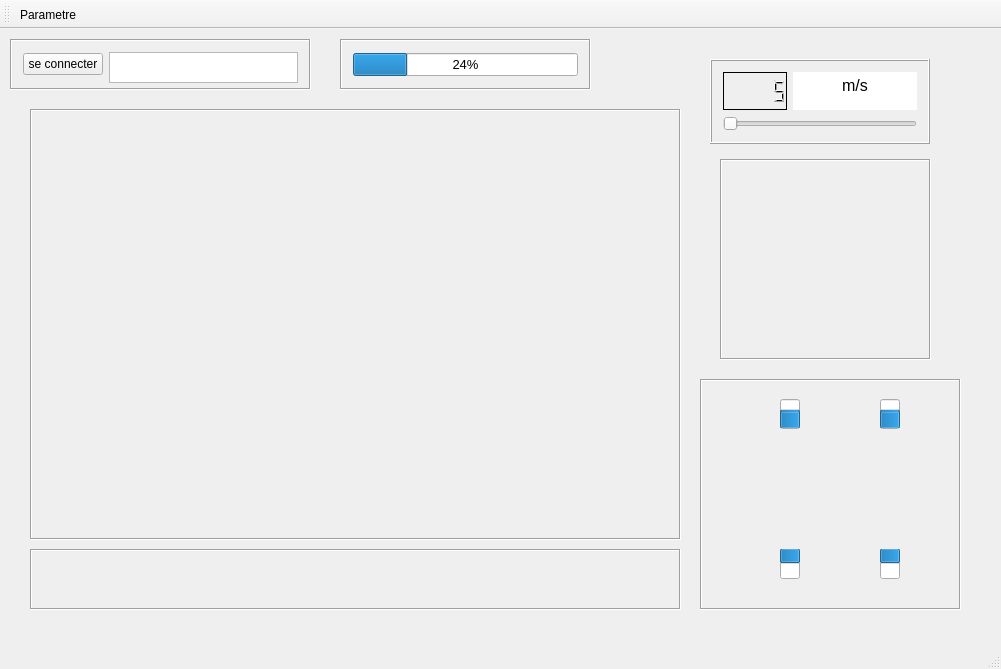
<?xml version="1.0" encoding="UTF-8"?>
<ui version="4.0">
 <class>MainWindow</class>
 <widget class="QMainWindow" name="MainWindow">
  <property name="geometry">
   <rect>
    <x>0</x>
    <y>0</y>
    <width>1001</width>
    <height>669</height>
   </rect>
  </property>
  <property name="windowTitle">
   <string>MainWindow</string>
  </property>
  <widget class="QWidget" name="centralWidget">
   <widget class="QFrame" name="Frame_connexion">
    <property name="geometry">
     <rect>
      <x>10</x>
      <y>10</y>
      <width>301</width>
      <height>51</height>
     </rect>
    </property>
    <property name="frameShape">
     <enum>QFrame::Box</enum>
    </property>
    <property name="frameShadow">
     <enum>QFrame::Sunken</enum>
    </property>
    <layout class="QGridLayout" name="gridLayout_2">
     <item row="0" column="0">
      <widget class="QPushButton" name="boutonConnexion">
       <property name="text">
        <string>se connecter</string>
       </property>
      </widget>
     </item>
     <item row="0" column="1">
      <widget class="QTextBrowser" name="IndicConnexion">
       <property name="minimumSize">
        <size>
         <width>0</width>
         <height>31</height>
        </size>
       </property>
       <property name="font">
        <font>
         <kerning>true</kerning>
        </font>
       </property>
      </widget>
     </item>
    </layout>
   </widget>
   <widget class="QFrame" name="batterie">
    <property name="geometry">
     <rect>
      <x>340</x>
      <y>10</y>
      <width>251</width>
      <height>51</height>
     </rect>
    </property>
    <property name="frameShape">
     <enum>QFrame::Box</enum>
    </property>
    <property name="frameShadow">
     <enum>QFrame::Sunken</enum>
    </property>
    <layout class="QHBoxLayout" name="horizontalLayout">
     <item>
      <widget class="QProgressBar" name="progressBar">
       <property name="font">
        <font>
         <family>MS Sans Serif</family>
         <pointsize>10</pointsize>
        </font>
       </property>
       <property name="layoutDirection">
        <enum>Qt::LeftToRight</enum>
       </property>
       <property name="value">
        <number>24</number>
       </property>
      </widget>
     </item>
    </layout>
   </widget>
   <widget class="QFrame" name="camera">
    <property name="geometry">
     <rect>
      <x>30</x>
      <y>80</y>
      <width>651</width>
      <height>431</height>
     </rect>
    </property>
    <property name="frameShape">
     <enum>QFrame::Box</enum>
    </property>
    <property name="frameShadow">
     <enum>QFrame::Sunken</enum>
    </property>
   </widget>
   <widget class="QFrame" name="commandes">
    <property name="geometry">
     <rect>
      <x>720</x>
      <y>130</y>
      <width>211</width>
      <height>201</height>
     </rect>
    </property>
    <property name="frameShape">
     <enum>QFrame::Box</enum>
    </property>
    <property name="frameShadow">
     <enum>QFrame::Sunken</enum>
    </property>
    <layout class="QGridLayout" name="gridLayout">
     <item row="1" column="1">
      <widget class="QPushButton" name="boutonStop">
       <property name="text">
        <string/>
       </property>
       <property name="icon">
        <iconset resource="image.qrc">
         <normaloff>:/Image/stop.png</normaloff>:/Image/stop.png</iconset>
       </property>
       <property name="iconSize">
        <size>
         <width>50</width>
         <height>50</height>
        </size>
       </property>
       <property name="shortcut">
        <string>Space</string>
       </property>
       <property name="autoDefault">
        <bool>false</bool>
       </property>
       <property name="default">
        <bool>false</bool>
       </property>
       <property name="flat">
        <bool>true</bool>
       </property>
      </widget>
     </item>
     <item row="0" column="1">
      <widget class="QPushButton" name="boutonHaut">
       <property name="text">
        <string/>
       </property>
       <property name="icon">
        <iconset resource="image.qrc">
         <normaloff>:/Image/Fleche haut.png</normaloff>:/Image/Fleche haut.png</iconset>
       </property>
       <property name="iconSize">
        <size>
         <width>50</width>
         <height>50</height>
        </size>
       </property>
       <property name="shortcut">
        <string>Z, Up</string>
       </property>
       <property name="autoDefault">
        <bool>false</bool>
       </property>
       <property name="default">
        <bool>false</bool>
       </property>
       <property name="flat">
        <bool>true</bool>
       </property>
      </widget>
     </item>
     <item row="2" column="1">
      <widget class="QPushButton" name="boutonBas">
       <property name="text">
        <string/>
       </property>
       <property name="icon">
        <iconset resource="image.qrc">
         <normaloff>:/Image/Fleche bas.png</normaloff>:/Image/Fleche bas.png</iconset>
       </property>
       <property name="iconSize">
        <size>
         <width>50</width>
         <height>50</height>
        </size>
       </property>
       <property name="shortcut">
        <string>Down, S</string>
       </property>
       <property name="autoDefault">
        <bool>false</bool>
       </property>
       <property name="default">
        <bool>false</bool>
       </property>
       <property name="flat">
        <bool>true</bool>
       </property>
      </widget>
     </item>
     <item row="1" column="0">
      <widget class="QPushButton" name="boutonGauche">
       <property name="text">
        <string/>
       </property>
       <property name="icon">
        <iconset resource="image.qrc">
         <normaloff>:/Image/Fleche gauche.png</normaloff>:/Image/Fleche gauche.png</iconset>
       </property>
       <property name="iconSize">
        <size>
         <width>50</width>
         <height>50</height>
        </size>
       </property>
       <property name="shortcut">
        <string>Left, Q</string>
       </property>
       <property name="autoDefault">
        <bool>false</bool>
       </property>
       <property name="default">
        <bool>false</bool>
       </property>
       <property name="flat">
        <bool>true</bool>
       </property>
      </widget>
     </item>
     <item row="1" column="2">
      <widget class="QPushButton" name="boutonDroite">
       <property name="text">
        <string/>
       </property>
       <property name="icon">
        <iconset resource="image.qrc">
         <normaloff>:/Image/Fleche droite.png</normaloff>:/Image/Fleche droite.png</iconset>
       </property>
       <property name="iconSize">
        <size>
         <width>50</width>
         <height>50</height>
        </size>
       </property>
       <property name="shortcut">
        <string>Right, D</string>
       </property>
       <property name="autoDefault">
        <bool>false</bool>
       </property>
       <property name="default">
        <bool>false</bool>
       </property>
       <property name="flat">
        <bool>true</bool>
       </property>
      </widget>
     </item>
    </layout>
   </widget>
   <widget class="QFrame" name="capteurIr">
    <property name="geometry">
     <rect>
      <x>700</x>
      <y>350</y>
      <width>261</width>
      <height>231</height>
     </rect>
    </property>
    <property name="frameShape">
     <enum>QFrame::Box</enum>
    </property>
    <property name="frameShadow">
     <enum>QFrame::Sunken</enum>
    </property>
    <widget class="QPushButton" name="Voiture">
     <property name="enabled">
      <bool>false</bool>
     </property>
     <property name="geometry">
      <rect>
       <x>90</x>
       <y>40</y>
       <width>91</width>
       <height>151</height>
      </rect>
     </property>
     <property name="font">
      <font>
       <kerning>true</kerning>
      </font>
     </property>
     <property name="text">
      <string/>
     </property>
     <property name="icon">
      <iconset resource="image.qrc">
       <normaloff>:/Image/voiture.png</normaloff>:/Image/voiture.png</iconset>
     </property>
     <property name="iconSize">
      <size>
       <width>150</width>
       <height>150</height>
      </size>
     </property>
     <property name="shortcut">
      <string notr="true"/>
     </property>
     <property name="checkable">
      <bool>false</bool>
     </property>
     <property name="autoDefault">
      <bool>false</bool>
     </property>
     <property name="default">
      <bool>false</bool>
     </property>
     <property name="flat">
      <bool>true</bool>
     </property>
    </widget>
    <widget class="QProgressBar" name="IndicDevantGauche">
     <property name="geometry">
      <rect>
       <x>80</x>
       <y>20</y>
       <width>20</width>
       <height>30</height>
      </rect>
     </property>
     <property name="value">
      <number>50</number>
     </property>
     <property name="textVisible">
      <bool>false</bool>
     </property>
     <property name="orientation">
      <enum>Qt::Vertical</enum>
     </property>
     <property name="textDirection">
      <enum>QProgressBar::BottomToTop</enum>
     </property>
     <property name="format">
      <string/>
     </property>
    </widget>
    <widget class="QProgressBar" name="IndicDevantDroite">
     <property name="geometry">
      <rect>
       <x>180</x>
       <y>20</y>
       <width>20</width>
       <height>30</height>
      </rect>
     </property>
     <property name="value">
      <number>50</number>
     </property>
     <property name="textVisible">
      <bool>false</bool>
     </property>
     <property name="orientation">
      <enum>Qt::Vertical</enum>
     </property>
     <property name="textDirection">
      <enum>QProgressBar::BottomToTop</enum>
     </property>
     <property name="format">
      <string/>
     </property>
    </widget>
    <widget class="QProgressBar" name="IndicDerriereDroite">
     <property name="geometry">
      <rect>
       <x>180</x>
       <y>170</y>
       <width>20</width>
       <height>30</height>
      </rect>
     </property>
     <property name="value">
      <number>50</number>
     </property>
     <property name="textVisible">
      <bool>false</bool>
     </property>
     <property name="orientation">
      <enum>Qt::Vertical</enum>
     </property>
     <property name="invertedAppearance">
      <bool>true</bool>
     </property>
     <property name="textDirection">
      <enum>QProgressBar::BottomToTop</enum>
     </property>
     <property name="format">
      <string/>
     </property>
    </widget>
    <widget class="QProgressBar" name="IndicDerriereGauche">
     <property name="geometry">
      <rect>
       <x>80</x>
       <y>170</y>
       <width>20</width>
       <height>30</height>
      </rect>
     </property>
     <property name="value">
      <number>50</number>
     </property>
     <property name="textVisible">
      <bool>false</bool>
     </property>
     <property name="orientation">
      <enum>Qt::Vertical</enum>
     </property>
     <property name="invertedAppearance">
      <bool>true</bool>
     </property>
     <property name="textDirection">
      <enum>QProgressBar::BottomToTop</enum>
     </property>
     <property name="format">
      <string/>
     </property>
    </widget>
   </widget>
   <widget class="QFrame" name="odometrie">
    <property name="geometry">
     <rect>
      <x>30</x>
      <y>520</y>
      <width>651</width>
      <height>61</height>
     </rect>
    </property>
    <property name="frameShape">
     <enum>QFrame::Box</enum>
    </property>
    <property name="frameShadow">
     <enum>QFrame::Sunken</enum>
    </property>
   </widget>
   <widget class="QFrame" name="FrameVitesse">
    <property name="geometry">
     <rect>
      <x>710</x>
      <y>30</y>
      <width>220</width>
      <height>85</height>
     </rect>
    </property>
    <property name="frameShape">
     <enum>QFrame::Box</enum>
    </property>
    <property name="frameShadow">
     <enum>QFrame::Raised</enum>
    </property>
    <layout class="QGridLayout" name="gridLayout_3">
     <item row="1" column="1">
      <widget class="QTextBrowser" name="kmParH">
       <property name="enabled">
        <bool>true</bool>
       </property>
       <property name="font">
        <font>
         <family>MS Sans Serif</family>
         <pointsize>12</pointsize>
         <kerning>false</kerning>
        </font>
       </property>
       <property name="autoFillBackground">
        <bool>false</bool>
       </property>
       <property name="frameShape">
        <enum>QFrame::NoFrame</enum>
       </property>
       <property name="frameShadow">
        <enum>QFrame::Plain</enum>
       </property>
       <property name="html">
        <string>&lt;!DOCTYPE HTML PUBLIC &quot;-//W3C//DTD HTML 4.0//EN&quot; &quot;http://www.w3.org/TR/REC-html40/strict.dtd&quot;&gt;
&lt;html&gt;&lt;head&gt;&lt;meta name=&quot;qrichtext&quot; content=&quot;1&quot; /&gt;&lt;style type=&quot;text/css&quot;&gt;
p, li { white-space: pre-wrap; }
&lt;/style&gt;&lt;/head&gt;&lt;body style=&quot; font-family:'MS Sans Serif'; font-size:12pt; font-weight:400; font-style:normal;&quot;&gt;
&lt;p align=&quot;center&quot; style=&quot; margin-top:0px; margin-bottom:0px; margin-left:0px; margin-right:0px; -qt-block-indent:0; text-indent:0px;&quot;&gt;m/s&lt;/p&gt;&lt;/body&gt;&lt;/html&gt;</string>
       </property>
      </widget>
     </item>
     <item row="1" column="0">
      <widget class="QLCDNumber" name="Vitesse">
       <property name="enabled">
        <bool>true</bool>
       </property>
       <property name="font">
        <font>
         <family>MS Sans Serif</family>
         <pointsize>10</pointsize>
        </font>
       </property>
       <property name="frameShape">
        <enum>QFrame::Box</enum>
       </property>
       <property name="frameShadow">
        <enum>QFrame::Plain</enum>
       </property>
       <property name="smallDecimalPoint">
        <bool>false</bool>
       </property>
       <property name="segmentStyle">
        <enum>QLCDNumber::Filled</enum>
       </property>
       <property name="intValue" stdset="0">
        <number>5</number>
       </property>
      </widget>
     </item>
     <item row="1" column="2">
      <spacer name="horizontalSpacer">
       <property name="orientation">
        <enum>Qt::Horizontal</enum>
       </property>
       <property name="sizeHint" stdset="0">
        <size>
         <width>40</width>
         <height>20</height>
        </size>
       </property>
      </spacer>
     </item>
     <item row="2" column="0" colspan="2">
      <widget class="QSlider" name="vitesse">
       <property name="minimum">
        <number>120</number>
       </property>
       <property name="maximum">
        <number>240</number>
       </property>
       <property name="tracking">
        <bool>true</bool>
       </property>
       <property name="orientation">
        <enum>Qt::Horizontal</enum>
       </property>
      </widget>
     </item>
    </layout>
   </widget>
  </widget>
  <widget class="QToolBar" name="mainToolBar">
   <property name="iconSize">
    <size>
     <width>36</width>
     <height>36</height>
    </size>
   </property>
   <property name="toolButtonStyle">
    <enum>Qt::ToolButtonTextBesideIcon</enum>
   </property>
   <attribute name="toolBarArea">
    <enum>TopToolBarArea</enum>
   </attribute>
   <attribute name="toolBarBreak">
    <bool>false</bool>
   </attribute>
   <addaction name="actionParametre"/>
  </widget>
  <widget class="QStatusBar" name="statusBar"/>
  <action name="actionParametre">
   <property name="icon">
    <iconset resource="image.qrc">
     <normaloff>:/Image/pngegg.png</normaloff>:/Image/pngegg.png</iconset>
   </property>
   <property name="text">
    <string>Parametre</string>
   </property>
   <property name="toolTip">
    <string>Paremètre</string>
   </property>
  </action>
 </widget>
 <layoutdefault spacing="6" margin="11"/>
 <tabstops>
  <tabstop>boutonConnexion</tabstop>
  <tabstop>IndicConnexion</tabstop>
  <tabstop>vitesse</tabstop>
  <tabstop>kmParH</tabstop>
  <tabstop>boutonGauche</tabstop>
  <tabstop>boutonBas</tabstop>
  <tabstop>boutonDroite</tabstop>
  <tabstop>boutonHaut</tabstop>
  <tabstop>boutonStop</tabstop>
  <tabstop>Voiture</tabstop>
 </tabstops>
 <resources>
  <include location="image.qrc"/>
 </resources>
 <connections>
  <connection>
   <sender>vitesse</sender>
   <signal>sliderMoved(int)</signal>
   <receiver>Vitesse</receiver>
   <slot>display(int)</slot>
   <hints>
    <hint type="sourcelabel">
     <x>761</x>
     <y>148</y>
    </hint>
    <hint type="destinationlabel">
     <x>737</x>
     <y>113</y>
    </hint>
   </hints>
  </connection>
 </connections>
</ui>
